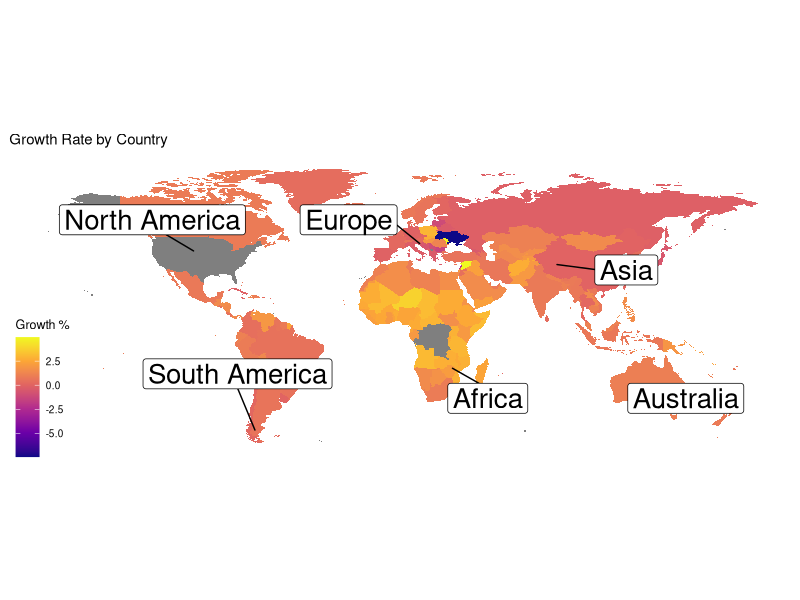
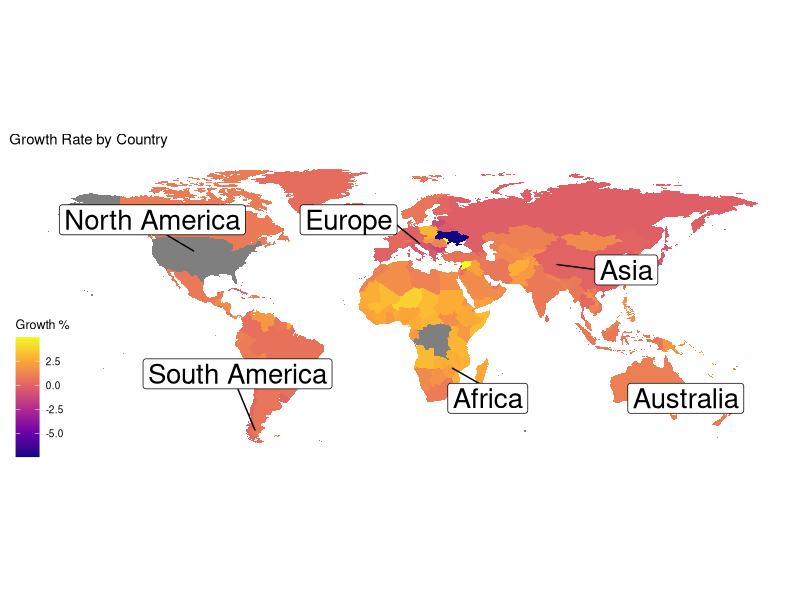

Here is the R script that generated these plots, in order:
# Load the necessary libraries
library(dplyr)
library(ggplot2)
library(tidyverse)
library(ggrepel)
library(ggthemes)

# Import the world_population.csv dataset
world_population <- read.csv("world_population_data.csv")

# Remove '%' from growth_rate column
world_population <- world_population %>%
  mutate(growth_rate = as.numeric(sub("%", "", growth_rate)))

# Create dataframe for world coordinates using map_data
world_coordinates <- map_data("world")

# Add map_data data, remove Antarctica, and join by region
world_map <- map_data("world") %>%
  filter(region != "Antarctica") %>%
  left_join(world_population, by = c("region" = "country"))

# Create label data for World
label_data <- world_map %>%
  group_by(continent) %>%
  filter(row_number() == 25) %>%
  # Set North America long and lat to USA for display purposes
  mutate(
    long = ifelse(continent == "North America", -95, long),
    lat = ifelse(continent == "North America", 37.5, lat),
    long = ifelse(continent == "Oceania", 133.7751, long),
    lat = ifelse(continent == "Oceania", -25.2744, lat),
    continent = ifelse(continent == "Oceania", "Australia", continent)
  )

# Create a geom_polygon plot using ggplot2
print(ggplot(world_map) +
  geom_polygon(aes(long, lat, group = group, fill = growth_rate)) +
  coord_quickmap() +
  scale_fill_viridis_c(option = "plasma") +

  # Add labels to the plot
  labs(fill = "Growth %") +
  ggtitle("Growth Rate by Country") +

  # Use geom_label_repel for continent labels
  geom_label_repel(
    data = label_data, aes(x = long, y = lat, label = continent),
    size = 7, max.overlaps = 5,
    box.padding = 2.5, point.padding = 2.5
  ) +

  # Tweak display of theme
  theme_map())

# Save the plot as a PNG file
ggsave("world_plot.png", dpi = 300)
